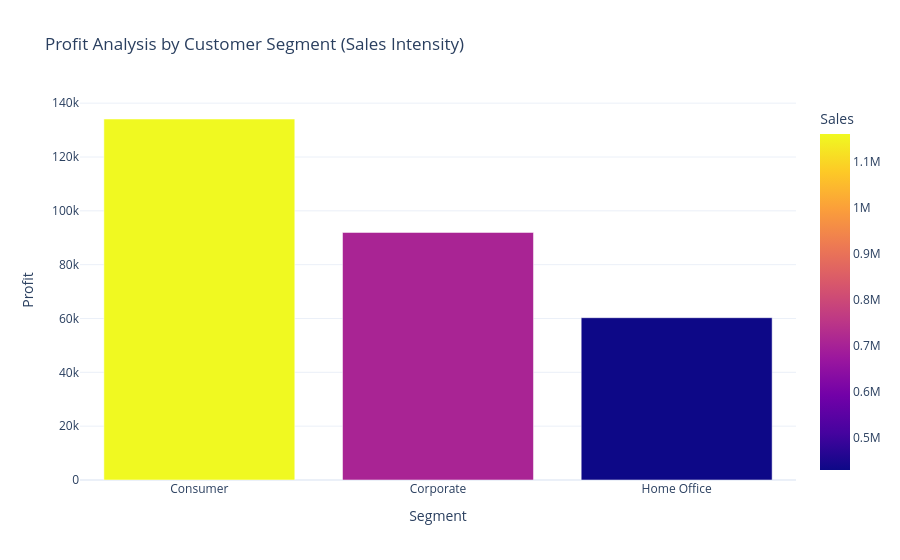

Here is the notebook cell this chart was saved with:
### Code cell
sales_profit_segm= data.groupby('Segment')[['Sales','Profit']].sum().reset_index()
fig=px.bar(sales_profit_segm,
          x= 'Segment',
          y= 'Profit',
          color= 'Sales',
          title= 'Profit Analysis by Customer Segment (Sales Intensity)')
fig.show()

### Figure 1 — Plotly figure (JSON) as saved in the notebook; plotly's stock layout.template omitted (floating-point values rounded to 4 significant figures)
{"data": [{"hovertemplate": "Segment=%{x}<br>Profit=%{y}<br>Sales=%{marker.color}<extra></extra>", "legendgroup": "", "marker": {"color": [1161000.0, 706100.0, 429700.0], "coloraxis": "coloraxis", "pattern": {"shape": ""}}, "name": "", "orientation": "v", "showlegend": false, "textposition": "auto", "type": "bar", "x": ["Consumer", "Corporate", "Home Office"], "xaxis": "x", "y": [134100.0, 91980.0, 60300.0], "yaxis": "y"}], "layout": {"barmode": "relative", "coloraxis": {"colorbar": {"title": {"text": "Sales"}}, "colorscale": [[0, "#0d0887"], [0.1111, "#46039f"], [0.2222, "#7201a8"], [0.3333, "#9c179e"], [0.4444, "#bd3786"], [0.5556, "#d8576b"], [0.6667, "#ed7953"], [0.7778, "#fb9f3a"], [0.8889, "#fdca26"], [1, "#f0f921"]]}, "legend": {"tracegroupgap": 0}, "title": {"text": "Profit Analysis by Customer Segment (Sales Intensity)"}, "xaxis": {"anchor": "y", "domain": [0, 1], "title": {"text": "Segment"}}, "yaxis": {"anchor": "x", "domain": [0, 1], "title": {"text": "Profit"}}}}
